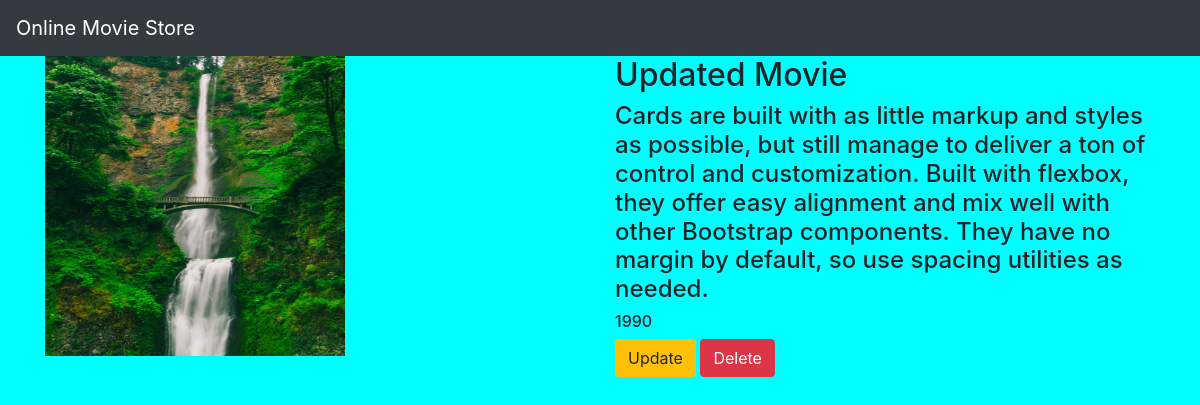
/movie/3/, run on the app's committed database.
### movieapp/models.py (models this page shows, shortened)
class Movie(models.Model):
    name=models.CharField(max_length=250)
    desc=models.TextField()
    year=models.IntegerField()
    img=models.ImageField(upload_to='gallery')

### movieapp/views.py (the view)
# urls.py: path('movie/<int:movie_id>/',views.detail,name='detail'),
def detail(request,movie_id):
    movie=Movie.objects.get(id=movie_id)
    return render(request,"detail.html",{'movie':movie})

### templates/detail.html
{% extends 'base.html' %}
{% block body %}
<div class="container">
    <div class="row">
        <div class="col-md-6">
            <img src="{{movie.img.url}}" width="300" height="300">
        </div>
 <div class="col-md-6">
    <h2> {{movie.name}}</h2>
     <h4>{{movie.desc}}</h4>
     <h6>{{movie.year}}</h6>
    <a class="btn btn-warning" href="{% url 'movieapp:update' movie.id %}">Update</a>
    <a class="btn btn-danger" href="{% url 'movieapp:delete' movie.id %}">Delete</a>
 </div>
    </div>
</div>
{% endblock %}

### static/style.css (style rules this page uses)
body { background-color:aqua; }

### data on the page
Movie: img (picture), name "Updated Movie", desc "Cards are built with as little markup and styles as possible, but still manage to deliver a ton of control and customization. Built with flexbox, they offer easy alignment and mix well with other Bootstrap components. They have no margin by default, so use spacing utilities as needed.", year "1990"
